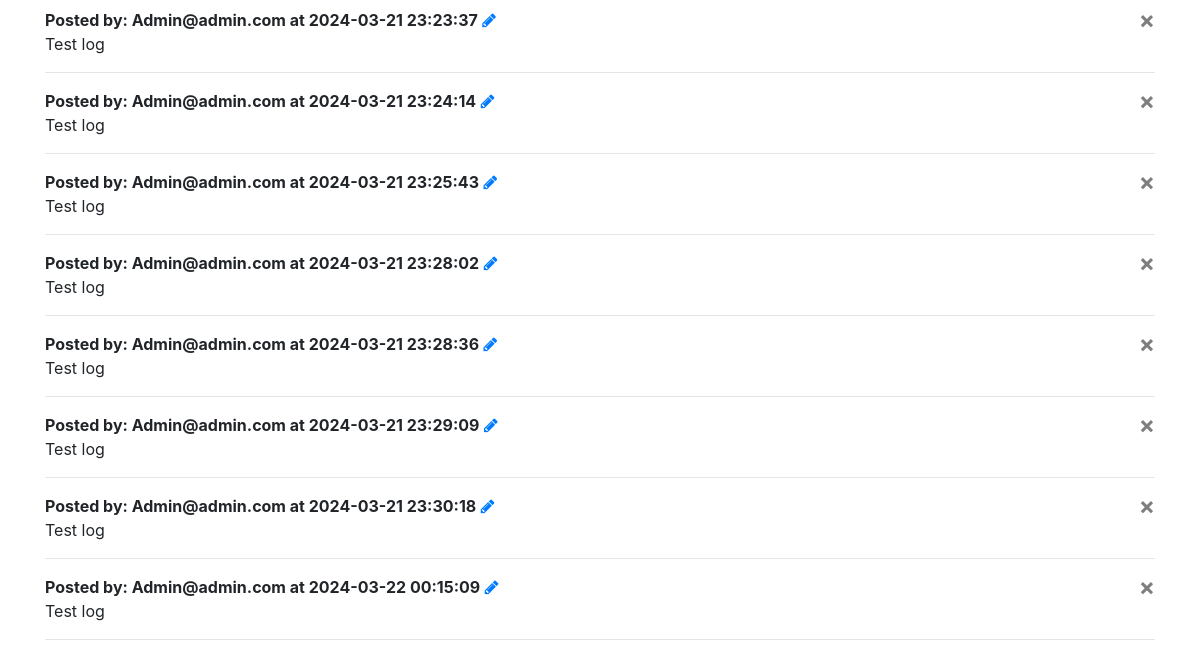
/teamLog (signed in, lower part), run on an earlier commit of the app's database.
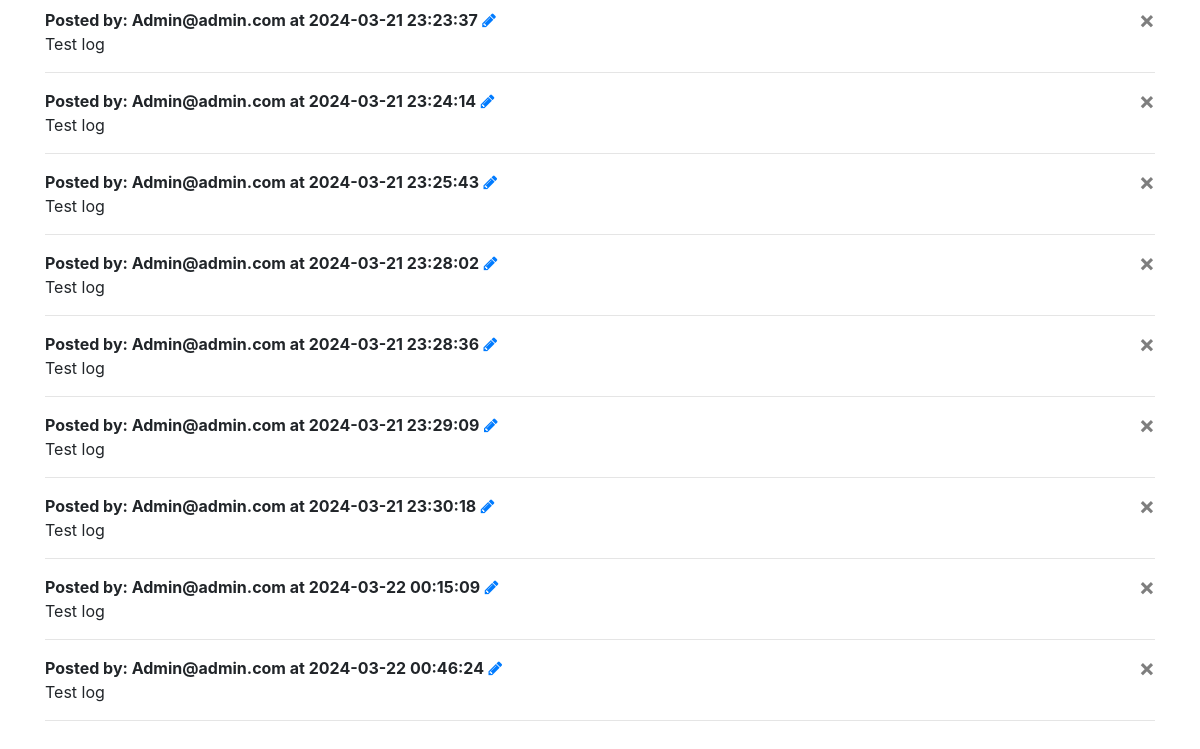
And on a later commit of the database.
### ReqBase/models.py (models this page shows)
class Log(db.Model):
    id = db.Column(db.Integer, primary_key=True)
    user_email = db.Column(db.String(150), db.ForeignKey('user.email'))  ##Creates a Log object with the shown attributes
    date = db.Column(db.DateTime(timezone=True), default=func.now())
    post = db.Column(db.String(10000))

### ReqBase/views.py (the view, shortened to what this page needs)
@views.route('/teamLog', methods=['GET', 'POST'])
@login_required
def postLog():
    return render_template("team_log.html", user=current_user, posts = Log.query.all())

### ReqBase/__init__.py (called while the page is built)
def create_app():
    app = Flask(__name__, static_url_path='', static_folder='static', template_folder='templates')
    app.config['SECRET_KEY'] = 'Obliviate'
    app.config['SQLALCHEMY_DATABASE_URI'] = f'sqlite:///{DB_NAME}'
    db.init_app(app)
    from .views import views
    from .auth import auth
    app.register_blueprint(views, url_prefix='/')   ##Blueprints the URLs
    app.register_blueprint(auth, url_prefix='/')
    from .models import User
    create_database(app)
    login_manager = LoginManager()
    login_manager.login_view= 'auth.login'  ##A library that allows the login and user functionality
    login_manager.init_app(app)
    @login_manager.user_loader
    def load_user(id):
        return db.session.get(User, int(id))
    return app

### ReqBase/templates/team_log.html (shortened to what this page needs)
{% extends "navbar.html" %} {% block title %}Team Log{% endblock %}
{% block content %}
<br />
    <div>
        {% for post in posts %}
         <b>Posted by: {{ post.user_email }} at {{ post.date }}</b>
        {% if current_user.admin == True %}
            <a type="button" class="fa fa-pencil" href="/updateLog/{{ post.id }}">
            </a>
            <button type="button" class="close" onclick="deleteLog({{ post.id }})">
                <span aria-hidden="true">&times;</span>
            </button>
        {% endif %}
         <br />
         {{ post.post }}
         <hr>
        {% endfor %}
    </div>
</div>
<br />
{% endblock %}

What changed in the data, as far as the page shows it:
added Log: user_email "Admin@admin.com", date "2024-03-22 00:46:24", post "Test log"
